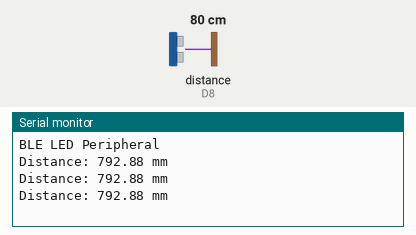
A sketch run on a simulated Arduino Nano 33 IoT. Shown: the last lines printed to the serial monitor. Wiring (inferred from the names in the program): ultrasonic range finder: trigger D7; echo D8. The test bench sets the inputs (shaded band); at power-on: distance to the obstacle (sensor on D8) 80 cm. The echo pulse lasts 58.3 µs per cm; nothing arrives over Bluetooth unless stated.

Above: at 1.3 s.
1.4 s: distance to the obstacle (sensor on D8) set to 2 cm
At 1.9 s:
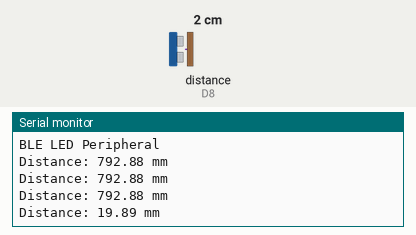
2.9 s: distance to the obstacle (sensor on D8) set to 4 cm
At 3.4 s:
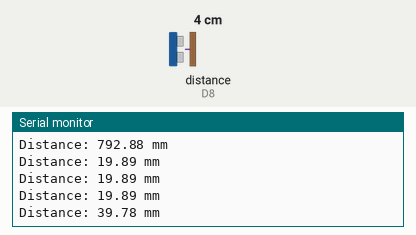
Timing chart, 0 to 5.9 s (numbered marks = the images above; inputs shaded):
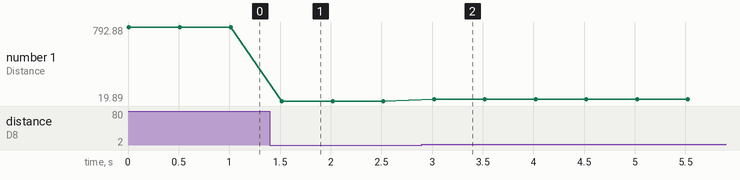

Measured:
- after the input at 1.4 s, the serial monitor: prints a new line after 0.12 s (image 1)
- after the input at 2.9 s, the serial monitor: prints a new line after 0.12 s (image 2)
- plotted number 1: 792.88 → 19.89 after the input at 1.4 s, 19.89 → 39.78 after the input at 2.9 s

The sketch:

back.ino
```cpp
#include <ArduinoBLE.h>


BLEService ledService("713D0000-503E-4C75-BA94-3148F18D941D"); // BLE LED Service

// BLE LED Switch Characteristic - custom 128-bit UUID, read and writable by central
BLEStringCharacteristic switchCharacteristic("713D0002-503E-4C75-BA94-3148F18D941E", BLERead | BLENotify, 20);

#define TRIGGER_PIN   7
#define ECHO_PIN      8

int echoTime;             //time in us
float distance;           //distance in mms

void setup() {
  // initialize serial and wait for serial monitor to be opened:
  Serial.begin(9600);
  // while (!Serial);

  // set LED pin to output mode:
  pinMode(TRIGGER_PIN, OUTPUT);
  pinMode(ECHO_PIN, INPUT);
  digitalWrite(TRIGGER_PIN, LOW);     //set trigger pin LOW - idle state

  // begin initialization:
  if (!BLE.begin()) {
    Serial.println("starting BLE failed!");
    while (true);
  }

  // set advertised local name and service UUID:
  BLE.setLocalName("back");
  BLE.setDeviceName("back");
  BLE.setAdvertisedService(ledService);

  // add the characteristic to the service
  ledService.addCharacteristic(switchCharacteristic);

  // add service:
  BLE.addService(ledService);

  // set the initial value for the characteristic:
  // switchCharacteristic.writeValue(0);

  // start advertising
  BLE.advertise();

  Serial.println("BLE LED Peripheral");
}

void loop() {
  // listen for BLE peripherals to connect:
  // BLEDevice central = BLE.central();

  BLE.poll();

  digitalWrite(TRIGGER_PIN, HIGH);    //send trigger pulse
  delayMicroseconds(10);
  digitalWrite(TRIGGER_PIN, LOW);

  echoTime = pulseIn(ECHO_PIN, HIGH); //capture the echo signal and determine duration of pulse when HIGH

  distance = (echoTime*0.034*10)/2;    //obtain distance (in mm), from time

  Serial.print("Distance: ");
  Serial.print(distance);
  Serial.println(" mm");

  String dist = String(distance, 2);

  switchCharacteristic.writeValue("BD"+dist+"D");

  delay(500);

}
```
